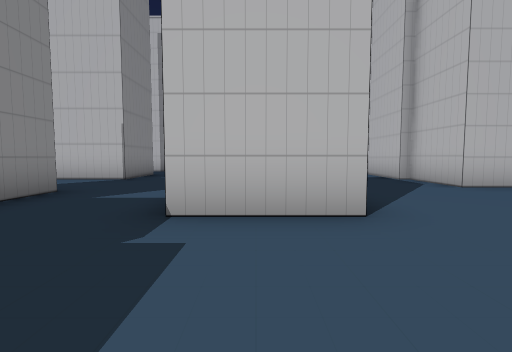
[1] (above)

24 first-person views from a walk through a 3-D level made in the Unity game engine. The camera is 1.2 m above the floor, tilts 4° down and sees 85° across. The floor is counted in squares, 2 m on a side. Each view is taken from the middle of a square. On the plan, view 1 faces up. The plan holds only what a view shows up to about 9 squares ahead; the rest is blank. The place goes on beyond the plan. The player is left out.

[2]
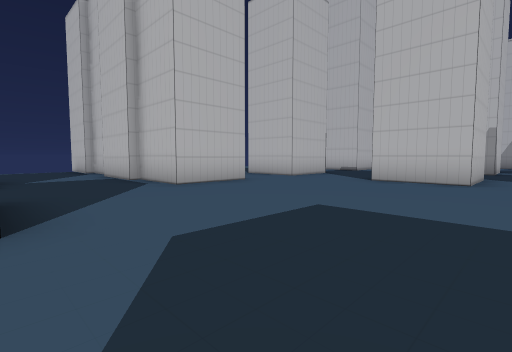

[3]
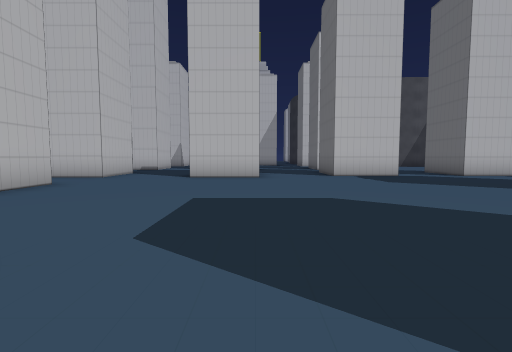

[4]
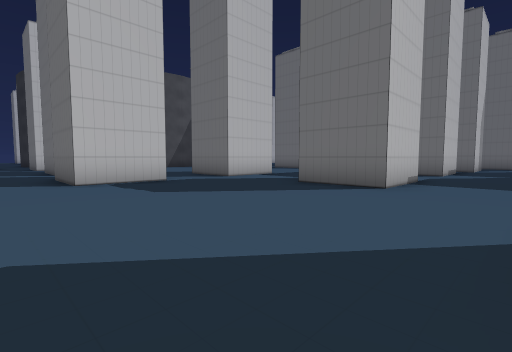

[5]
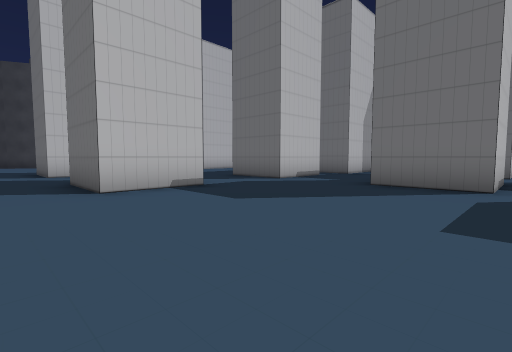

[6]
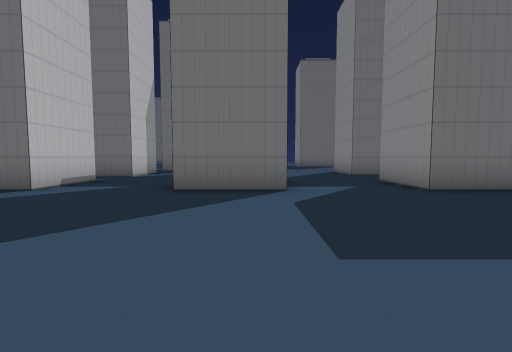

[7]
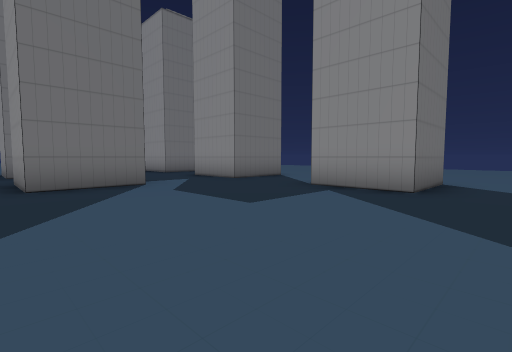

[8]
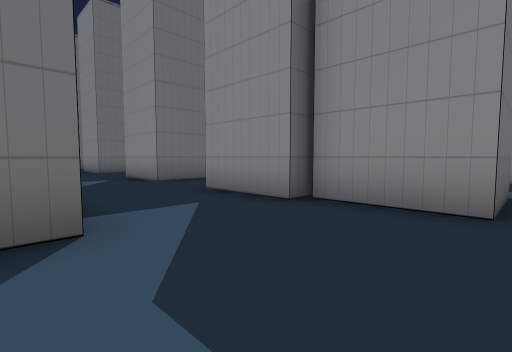

[9]
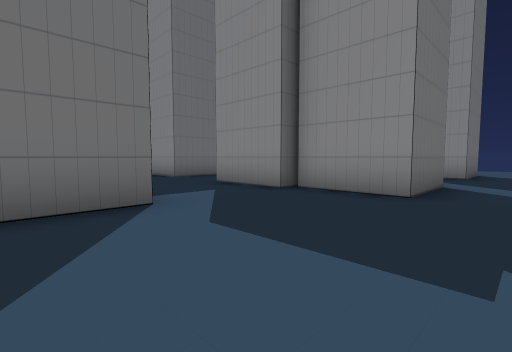

[10]
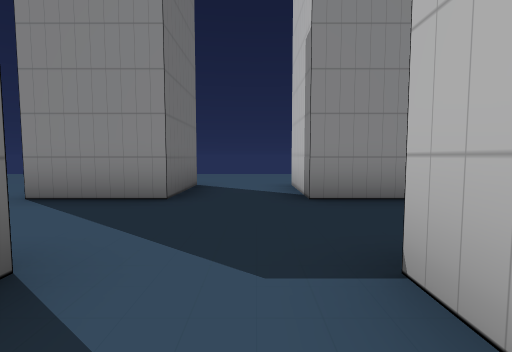

[11]
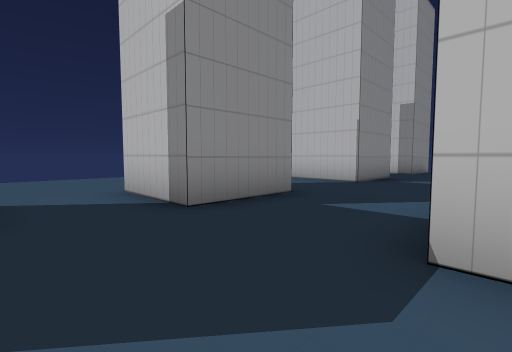

[12]
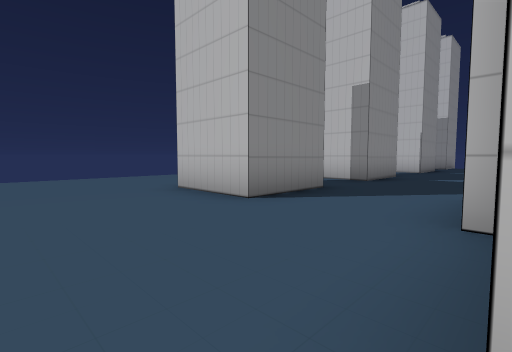

[13]
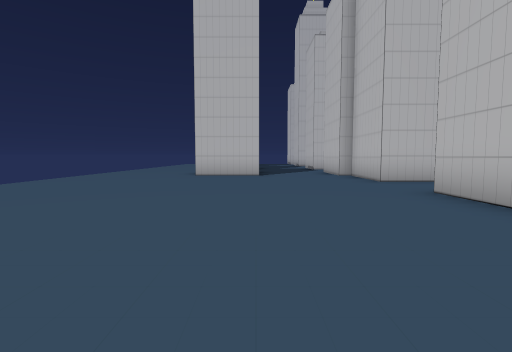

[14]
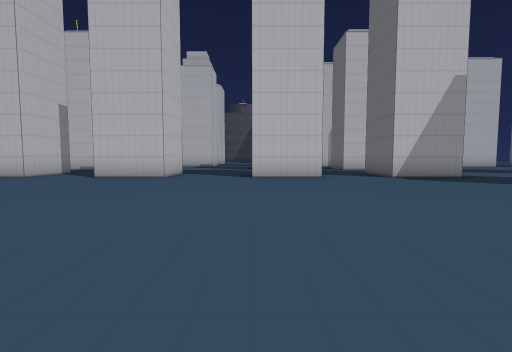

[15]
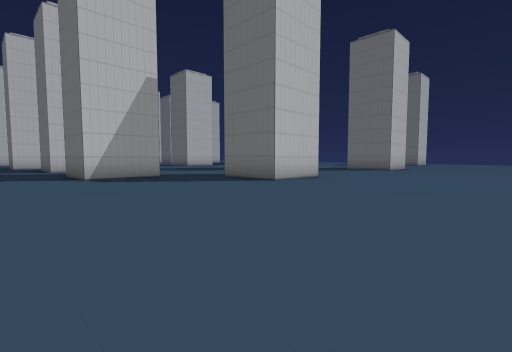

[16]
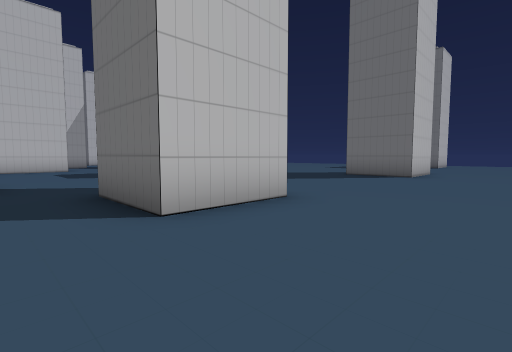

[17]
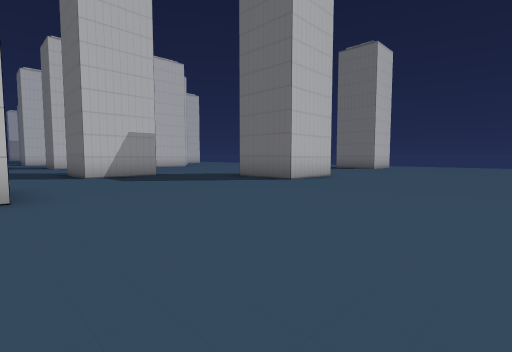

[18]
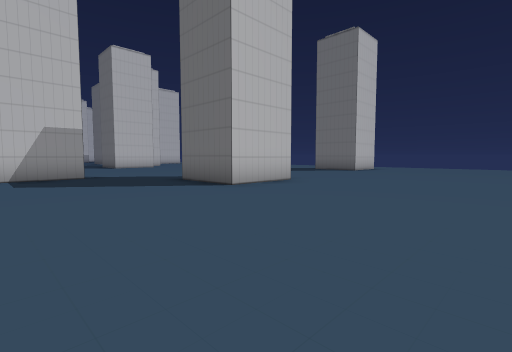

[19]
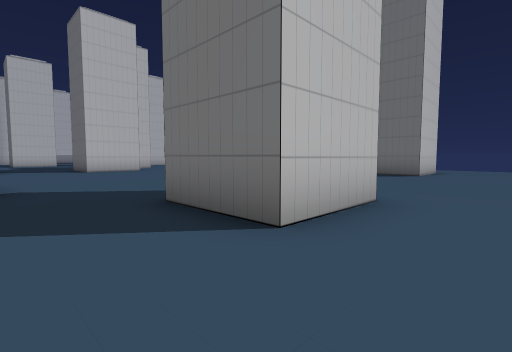

[20]
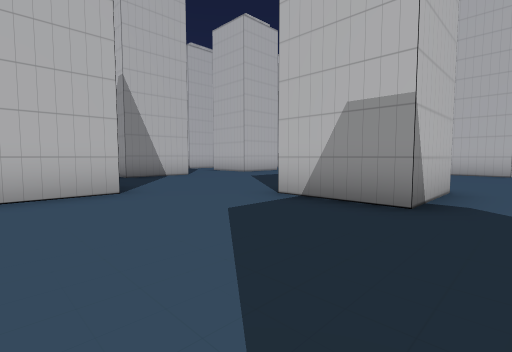

[21]
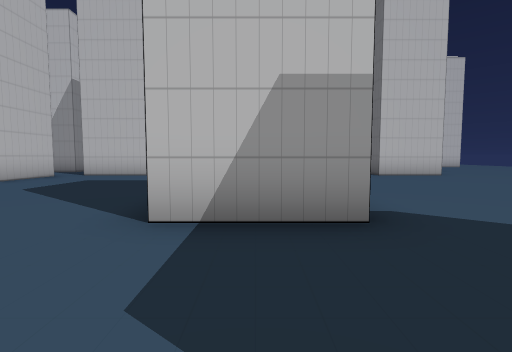

[22]
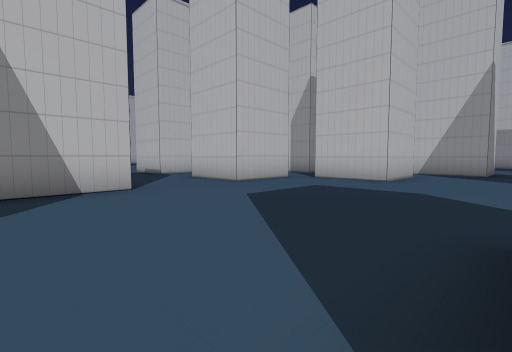

[23]
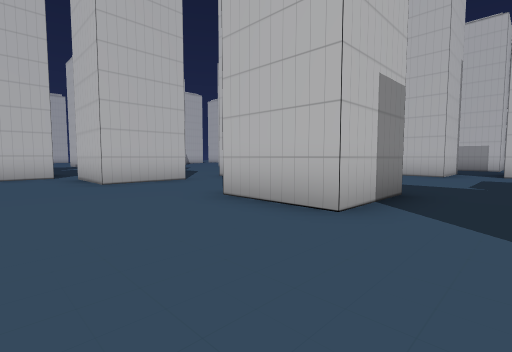

[24]
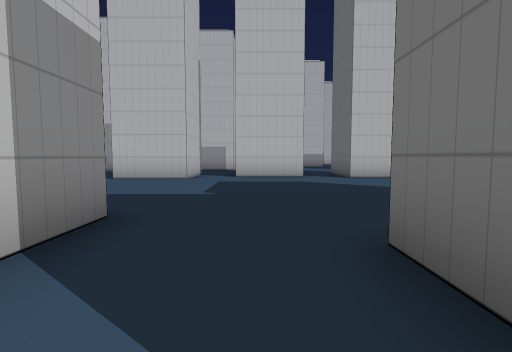

### Floor plan
Points are (right, up) in squares from view 1. A wall is a line through its corners. A room is listed if a view was taken in it or the views show most of it. See-through windows are left out.
Room 1 (views 1, 2, 3, 4, 5, 6, 7, 8, 9, 10, 11, 12)
walls: (-0.6, -1.4) (0.9, -1.4); (4, -7.5) (4, -5.4) (6, -5.4); (-3.8, -3.4) (-5, -3.4); (1.1, 2.8) (-1, 2.8); (8.6, -3.5) (8.6, -1.4) (10.6, -1.4); (-5, -5.4) (-3, -5.4) (-3, -7.5); (-4, -7.4) (-5, -7.4); (-5.5, 0.8) (-3.4, 0.8) (-3.4, -1.4) (-3, -1.4) (-3, -3.5); (10, 0.9) (8, 0.9) (8, 3); (-4.8, 2.8) (-5.5, 2.8); (4, -12) (4, -9.9); (-0.5, -11.9) (-0.5, -9.9) (1.5, -9.9) (1.5, -11.9); (6.1, 5.4) (4, 5.4); (-3.4, 4.8) (-3.4, 3.6); (-5, -9.9) (-3, -9.9) (-3, -12); (9.1, 5.4) (8, 5.4); (3.7, -14) (3.7, -13.1); (-5, -13.9) (-3, -13.9); (-0.5, -15.9) (-0.5, -13.9)
ways out: opening at (-5, -6.5) to room 2; opening at (-4.5, 1.5) to room 2; opening at (-2.7, -14.7) to room 2; opening at (-2.5, 3.5) to room 2; opening at (2.5, 4.5) to room 2; opening at (2.5, -14.5); opening at (4, -8.5); opening at (4.5, -13); opening at (7, 6.5); opening at (7.5, -6.5); opening at (9.5, -4.5); opening at (11.5, -2.5); opening at (13.5, -0.5)
Room 2 (views 13, 14, 15, 16, 17, 18, 19, 20, 21, 22, 23, 24)
walls: (-6.4, -19.3) (-7.9, -19.3); (-2.5, -23) (-4.5, -23) (-4.5, -21) (-2.5, -21); (-3, -15.9) (-5, -15.9) (-5, -13.9); (-8.4, -19.4) (-8.4, -17.3) (-6.4, -17.3); (1.5, -15.9) (-0.5, -15.9); (3.9, -18.5) (1.9, -18.5) (1.9, -16.5); (-5, -12) (-5, -9.9); (-8.4, -26.9) (-8.4, -24.8) (-6.5, -24.8); (4.8, -23.5) (2.7, -23.5) (2.7, -21.5); (1.9, -28) (1.9, -25.9) (3.9, -25.9); (6.8, -20) (5.4, -20) (5.4, -18); (-5, -7.4) (-5, -5.4); (-7.5, -33.2) (-7.5, -32.5) (-6.8, -32.5); (11, -23) (9.5, -23) (9.5, -21.1); (10.2, -26.5) (10.2, -24.4); (9.9, -28.9) (9.9, -27.7) (11, -27.7); (-5, -3.4) (-5, -1.2); (-9.9, 0.8) (-7.9, 0.8) (-7.9, -1.2) (-10, -1.2); (-7.9, 4.8) (-7.9, 2.8) (-10, 2.8); (4, 5.4) (4, 7.3); (-4.4, 7.3) (-5.2, 7.3); (3.7, 7.3) (3.7, 9.2); (-3.4, 9.1) (-3.4, 8.4); (-7.9, 9.4) (-7.9, 7.3) (-9.9, 7.3)
ways out: opening at (-5, -6.5) to room 1; opening at (-4.5, 1.5) to room 1; opening at (-2.7, -14.7) to room 1; opening at (-2.5, 3.5) to room 1; opening at (2.5, 4.5) to room 1; opening at (4.5, -18); opening at (8, -21); opening at (11, -27); opening at (11, -24)

Positions as (right, up) in squares from view 1, and headings:
1: (0, 0), facing up
2: (1, 0), facing up-right
3: (0, 1), facing right
4: (2, 0), facing down-right
5: (-1, -4), facing down-right
6: (0, -5), facing down
7: (2, -4), facing down-left
8: (0, 1), facing down-left
9: (1, 2), facing down-left
10: (-4, 2), facing left
11: (-5, 1), facing up-left
12: (-5, -4), facing up-left
13: (-8, -10), facing up
14: (-13, -10), facing right
15: (-13, -12), facing down-right
16: (-11, -16), facing down-right
17: (-13, -19), facing down-right
18: (-13, -21), facing down-right
19: (-10, -23), facing down-right
20: (-8, -24), facing up-right
21: (-7, -22), facing right
22: (-5, -21), facing up-right
23: (0, -25), facing up-right
24: (2, -25), facing right
